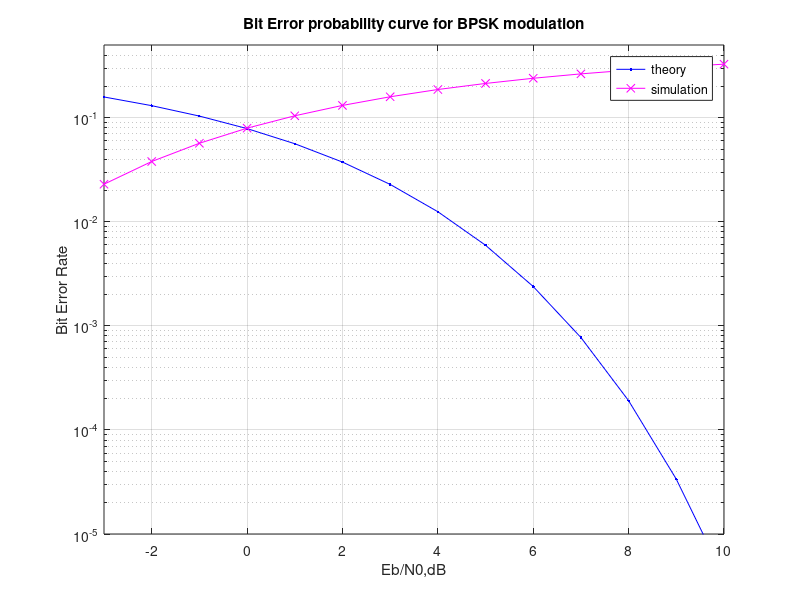

MATLAB code for this plot:
clear all;

N=10^6             %number of symbols or bits%

rand('state',100); %initailaizing rand() function

randn('state',200);% initializing the randn()function

%Transmitter

ip=rand(1,N)>0.5;  %generating 0.1 with equal probability

s=2*ip-1;          %BPSK modulation 0->;1->0

n=1/sqrt(2)*[randn(1,N)+j*randn(1,N)]; %white gaussian noise,0dB variance

Eb_N0_dB=[-3:10];  %multiple Eb/N0 values

 

for ii=1:length(Eb_N0_dB)

                   % Noise addition

    y=s+10^(Eb_N0_dB(ii)/20)*n; %additive white gaussian noise

   

    % receiver-hard decision making

    ipHat=real(y)>0;

    %counting the errors

    nErr(ii)=size(find([ip-ipHat]),2);

end

   simBer=nErr/N;  %simulated ber

   theoryBer=0.5*erfc(sqrt(10.^(Eb_N0_dB/10))); % theoretical ber

  

   %plot

   close all;

   figure;

   semilogy(Eb_N0_dB,theoryBer,'b.-');

   hold on;

   semilogy(Eb_N0_dB,simBer,'mx-');

   axis([-3 10 10^-5 0.5]);

   grid on;

   legend('theory', 'simulation');

   xlabel('Eb/N0,dB');

   ylabel('Bit Error Rate');

   title('Bit Error probability curve for BPSK modulation');